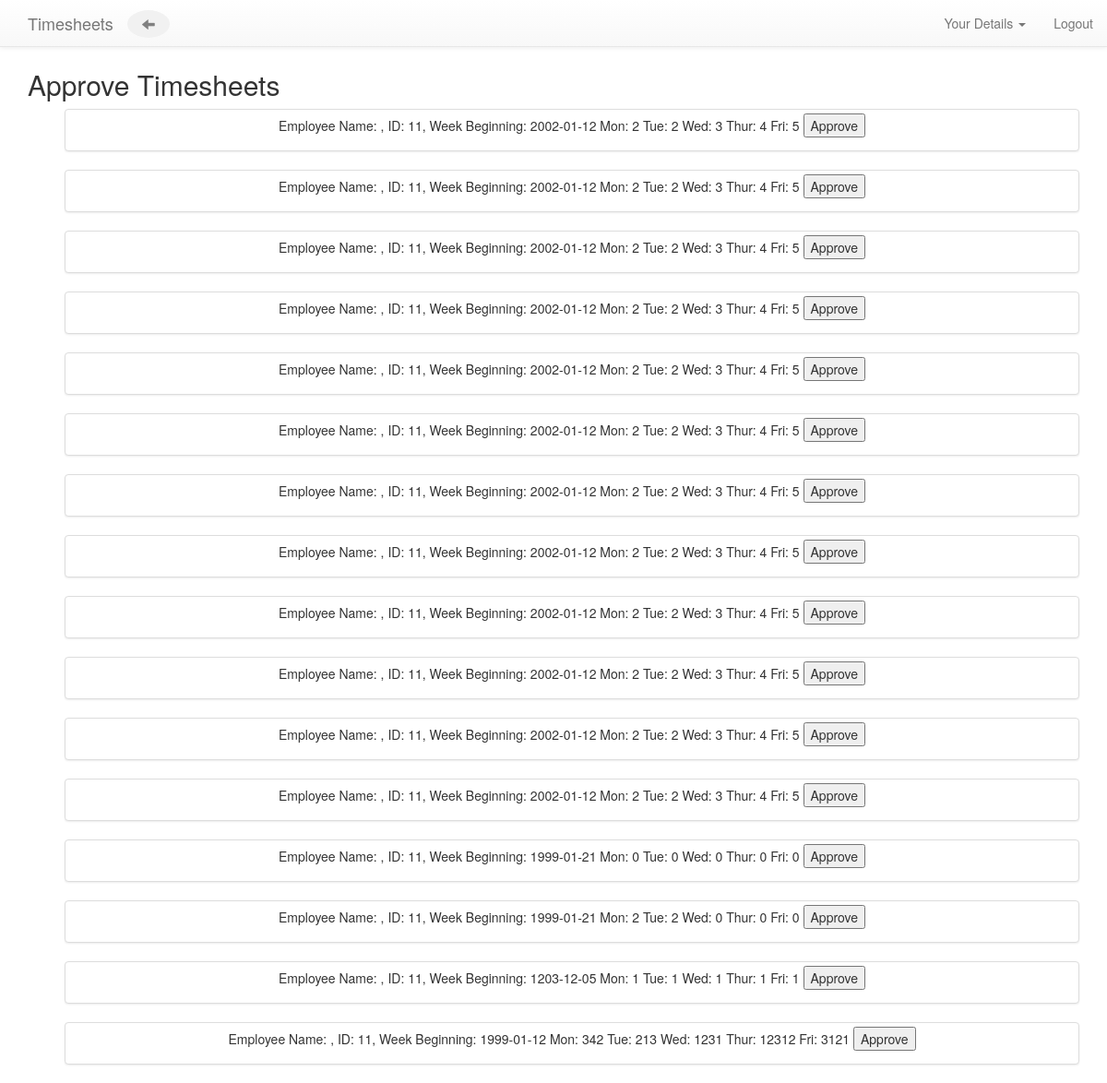
Page /zapp/approve_timesheets/ (signed in) on the committed database.
### zapp/models.py (models this page shows, shortened)
class Timesheet(models.Model):
    week_beginning = models.DateField()
    monday = models.IntegerField(default=0)
    tuesday = models.IntegerField(default=0)
    wednesday = models.IntegerField(default=0)
    thursday = models.IntegerField(default=0)
    friday = models.IntegerField(default=0)
    approved_status = models.BooleanField(default=False)
    username = models.CharField(max_length=255, default="default")
    employee = models.ForeignKey(Employee, on_delete=models.CASCADE)
    class Meta:
        permissions = [
                ("can_approve", "Can approve timesheets"),
                ("can_search", "Can search employees' timesheets"),
        ]
    def __str__(self):
        return str(self.week_beginning)

class Employee(models.Model):
    user = models.OneToOneField(User, on_delete=models.CASCADE)
    manager = models.ForeignKey('Manager', on_delete=models.CASCADE, null=True, blank=True)

### zapp/views.py (the view)
# urls.py: path('approve_timesheets/', views.approve_timesheets, name='approve_timesheets'),
@permission_required('zapp.can_approve')
def approve_timesheets(request):
    if request.method == "POST":
        try:
            timesheet = Timesheet.objects.get(id=request.POST['timesheet'])
        except (KeyError, Timesheet.DoesNotExist):
            return redirect("zapp:error")
        else:
            timesheet.approved_status = True
            timesheet.save()
            return redirect("zapp:approve_success")
    else:
        pending_timesheets = Timesheet.objects.filter(approved_status=False)
    return render(request, 'zapp/approve_timesheets.html', {'pending_timesheets' : pending_timesheets})

### templates/zapp/approve_timesheets.html (shortened to what this page needs)
{% extends 'zapp/base.html'%}
{% block content %}
<body>
	<div class="mkt-s2 container">
	    <h2 class="mkt-s2-h">Approve Timesheets</h2>
	    <div class="mkt-s2-body">
		<div class="row text-center">
		{% if pending_timesheets %}
			<ul>
			{% for timesheet in pending_timesheets %}
			<form method="post"> {% csrf_token %}
				<div class="col-sm-12">
					<div class="thumbnail">
					<p> Employee Name: , ID: {{ timesheet.employee.user.id }}, Week Beginning: {{ timesheet }} Mon: {{ timesheet.monday }} Tue: {{ timesheet.tuesday }} Wed: {{ timesheet.wednesday }} Thur: {{ timesheet.thursday }} Fri: {{ timesheet.friday }} <input type="submit" value="Approve"> </p>
					</div>
				</div>
			</form>
		{% endfor %}
			</ul>
		{% else %}
			<div class="col-sm-12">
			<div class="thumbnail">
				<p>No timesheets pending approval</p>
			</div>
			</div>
		{% endif %}
</body>
{% endblock content %}

### templates/zapp/base.html (shortened to what this page needs)
<!DOCTYPE html>
<html>
    <head>
        <link rel="stylesheet" href="//maxcdn.bootstrapcdn.com/bootstrap/3.2.0/css/bootstrap.min.css">
        <link rel="stylesheet" href="//maxcdn.bootstrapcdn.com/bootstrap/3.2.0/css/bootstrap-theme.min.css">
        <link rel="stylesheet" href="https://maxcdn.bootstrapcdn.com/bootstrap/3.4.0/css/bootstrap.min.css">
  {%block header%}
    <header>
      <nav class="navbar navbar-default navbar-fixed-top">
        <div class="container-fluid">
          <div class="navbar-header">
              <a class="navbar-brand">Timesheets</a>
              {%block BackButton%}<a class="previousButton glyphicon" href="{% url 'zapp:user_dashboard'%}" title="Back to Dashboard">
                &#xe091;</a>{%endblock BackButton%}
          </div>
          <div class="collapse navbar-collapse" id="myNavbar">
            <ul class="nav navbar-nav navbar-right">
              <li class="dropdown">
                <a class="dropdown-toggle" data-toggle="dropdown">Your Details <span class="caret"></span></a>
              </li>
              {% if user.is_authenticated %}
                  <li><a href="{% url 'logout'%}">Logout</a></li>
              {% endif %}
            </ul>
          </div>
        </div>
      </nav>
    </header>
 {%endblock header%}
    <div id="site-wrapper">
        {% block content %}{% endblock content %}
    </div>
</body>
</html>

### templates/zapp/base.html (style rules this page uses)
.previousButton { background-color: #f1f1f1; color: Grey; border-radius: 70%; text-decoration: none; display: inline-block; padding: 8px 16px; margin-top: 10px }
.navbar>.container .navbar-brand, .navbar>.container-fluid .navbar-brand { margin-left: 0; margin-right: 0; }
body { margin-top: 55px; }

### rows in the picture
Timesheet: employee.user.id "11", week_beginning "2002-01-12", monday "2", tuesday "2", wednesday "3", thursday "4", friday "5"
Timesheet: employee.user.id "11", week_beginning "2002-01-12", monday "2", tuesday "2", wednesday "3", thursday "4", friday "5"
Timesheet: employee.user.id "11", week_beginning "2002-01-12", monday "2", tuesday "2", wednesday "3", thursday "4", friday "5"
Timesheet: employee.user.id "11", week_beginning "2002-01-12", monday "2", tuesday "2", wednesday "3", thursday "4", friday "5"
Timesheet: employee.user.id "11", week_beginning "2002-01-12", monday "2", tuesday "2", wednesday "3", thursday "4", friday "5"
Timesheet: employee.user.id "11", week_beginning "2002-01-12", monday "2", tuesday "2", wednesday "3", thursday "4", friday "5"
Timesheet: employee.user.id "11", week_beginning "2002-01-12", monday "2", tuesday "2", wednesday "3", thursday "4", friday "5"
Timesheet: employee.user.id "11", week_beginning "2002-01-12", monday "2", tuesday "2", wednesday "3", thursday "4", friday "5"
Timesheet: employee.user.id "11", week_beginning "2002-01-12", monday "2", tuesday "2", wednesday "3", thursday "4", friday "5"
Timesheet: employee.user.id "11", week_beginning "2002-01-12", monday "2", tuesday "2", wednesday "3", thursday "4", friday "5"
Timesheet: employee.user.id "11", week_beginning "2002-01-12", monday "2", tuesday "2", wednesday "3", thursday "4", friday "5"
Timesheet: employee.user.id "11", week_beginning "2002-01-12", monday "2", tuesday "2", wednesday "3", thursday "4", friday "5"
Timesheet: employee.user.id "11", week_beginning "1999-01-21", monday "0", tuesday "0", wednesday "0", thursday "0", friday "0"
Timesheet: employee.user.id "11", week_beginning "1999-01-21", monday "2", tuesday "2", wednesday "0", thursday "0", friday "0"
Timesheet: employee.user.id "11", week_beginning "1203-12-05", monday "1", tuesday "1", wednesday "1", thursday "1", friday "1"
Timesheet: employee.user.id "11", week_beginning "1999-01-12", monday "342", tuesday "213", wednesday "1231", thursday "12312", friday "3121"
